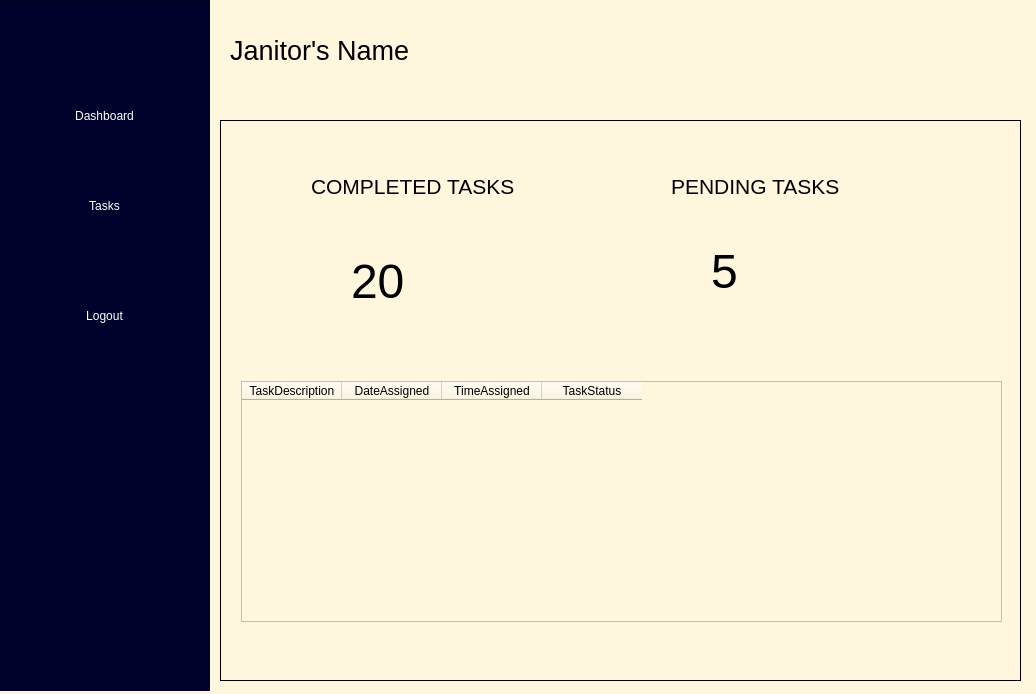
<?xml version="1.0" encoding="UTF-8"?>
<ui version="4.0">
 <class>Dialog</class>
 <widget class="QDialog" name="Dialog">
  <property name="geometry">
   <rect>
    <x>0</x>
    <y>0</y>
    <width>1036</width>
    <height>694</height>
   </rect>
  </property>
  <property name="windowTitle">
   <string>Dialog</string>
  </property>
  <property name="styleSheet">
   <string notr="true">background-color:rgb(254, 246, 221)</string>
  </property>
  <widget class="QFrame" name="frame">
   <property name="geometry">
    <rect>
     <x>-1</x>
     <y>0</y>
     <width>211</width>
     <height>691</height>
    </rect>
   </property>
   <property name="styleSheet">
    <string notr="true">background-color:rgb(1,2,44)</string>
   </property>
   <property name="frameShape">
    <enum>QFrame::StyledPanel</enum>
   </property>
   <property name="frameShadow">
    <enum>QFrame::Raised</enum>
   </property>
   <widget class="QPushButton" name="pushButton">
    <property name="geometry">
     <rect>
      <x>0</x>
      <y>80</y>
      <width>211</width>
      <height>71</height>
     </rect>
    </property>
    <property name="styleSheet">
     <string notr="true">color:white;
font: 16pt &quot;MS Shell Dlg 2&quot;;</string>
    </property>
    <property name="text">
     <string>Dashboard</string>
    </property>
    <property name="flat">
     <bool>true</bool>
    </property>
   </widget>
   <widget class="QPushButton" name="pushButton_2">
    <property name="geometry">
     <rect>
      <x>0</x>
      <y>170</y>
      <width>211</width>
      <height>71</height>
     </rect>
    </property>
    <property name="styleSheet">
     <string notr="true">color:white;
font: 16pt &quot;MS Shell Dlg 2&quot;;</string>
    </property>
    <property name="text">
     <string>Tasks</string>
    </property>
    <property name="flat">
     <bool>true</bool>
    </property>
   </widget>
   <widget class="QPushButton" name="pushButton_3">
    <property name="geometry">
     <rect>
      <x>0</x>
      <y>280</y>
      <width>211</width>
      <height>71</height>
     </rect>
    </property>
    <property name="styleSheet">
     <string notr="true">color:white;
font: 16pt &quot;MS Shell Dlg 2&quot;;</string>
    </property>
    <property name="text">
     <string>Logout</string>
    </property>
    <property name="flat">
     <bool>true</bool>
    </property>
   </widget>
  </widget>
  <widget class="QStackedWidget" name="stackedWidget">
   <property name="geometry">
    <rect>
     <x>220</x>
     <y>120</y>
     <width>801</width>
     <height>561</height>
    </rect>
   </property>
   <property name="frameShape">
    <enum>QFrame::Box</enum>
   </property>
   <widget class="QWidget" name="pageDashboard">
    <widget class="QLabel" name="label_2">
     <property name="geometry">
      <rect>
       <x>90</x>
       <y>40</y>
       <width>221</width>
       <height>51</height>
      </rect>
     </property>
     <property name="font">
      <font>
       <pointsize>16</pointsize>
      </font>
     </property>
     <property name="text">
      <string>COMPLETED TASKS</string>
     </property>
    </widget>
    <widget class="QLabel" name="label_3">
     <property name="geometry">
      <rect>
       <x>450</x>
       <y>40</y>
       <width>221</width>
       <height>51</height>
      </rect>
     </property>
     <property name="font">
      <font>
       <pointsize>16</pointsize>
      </font>
     </property>
     <property name="text">
      <string>PENDING TASKS</string>
     </property>
    </widget>
    <widget class="QLabel" name="label_4">
     <property name="geometry">
      <rect>
       <x>130</x>
       <y>120</y>
       <width>81</width>
       <height>81</height>
      </rect>
     </property>
     <property name="font">
      <font>
       <pointsize>36</pointsize>
      </font>
     </property>
     <property name="text">
      <string>20</string>
     </property>
    </widget>
    <widget class="QLabel" name="label_5">
     <property name="geometry">
      <rect>
       <x>490</x>
       <y>110</y>
       <width>81</width>
       <height>81</height>
      </rect>
     </property>
     <property name="font">
      <font>
       <pointsize>36</pointsize>
      </font>
     </property>
     <property name="text">
      <string>5</string>
     </property>
    </widget>
    <widget class="QTableWidget" name="tableWidget">
     <property name="geometry">
      <rect>
       <x>20</x>
       <y>260</y>
       <width>761</width>
       <height>241</height>
      </rect>
     </property>
     <column>
      <property name="text">
       <string>TaskDescription</string>
      </property>
     </column>
     <column>
      <property name="text">
       <string>DateAssigned</string>
      </property>
     </column>
     <column>
      <property name="text">
       <string>TimeAssigned</string>
      </property>
     </column>
     <column>
      <property name="text">
       <string>TaskStatus</string>
      </property>
     </column>
    </widget>
   </widget>
   <widget class="QWidget" name="pageTasks">
    <widget class="QGroupBox" name="groupBox">
     <property name="geometry">
      <rect>
       <x>20</x>
       <y>20</y>
       <width>761</width>
       <height>321</height>
      </rect>
     </property>
     <property name="title">
      <string>List Of Tasks</string>
     </property>
     <widget class="QTableWidget" name="tableWidget_2">
      <property name="geometry">
       <rect>
        <x>20</x>
        <y>30</y>
        <width>631</width>
        <height>281</height>
       </rect>
      </property>
      <column>
       <property name="text">
        <string>TaskDescription</string>
       </property>
      </column>
      <column>
       <property name="text">
        <string>DateAssigned</string>
       </property>
      </column>
      <column>
       <property name="text">
        <string>TimeAssigned</string>
       </property>
      </column>
      <column>
       <property name="text">
        <string>TaskStatus</string>
       </property>
      </column>
     </widget>
     <widget class="QPushButton" name="pushButton_4">
      <property name="geometry">
       <rect>
        <x>660</x>
        <y>70</y>
        <width>91</width>
        <height>41</height>
       </rect>
      </property>
      <property name="text">
       <string>All</string>
      </property>
     </widget>
     <widget class="QPushButton" name="pushButton_5">
      <property name="geometry">
       <rect>
        <x>660</x>
        <y>130</y>
        <width>91</width>
        <height>41</height>
       </rect>
      </property>
      <property name="text">
       <string>Completed</string>
      </property>
     </widget>
     <widget class="QPushButton" name="pushButton_6">
      <property name="geometry">
       <rect>
        <x>660</x>
        <y>190</y>
        <width>91</width>
        <height>41</height>
       </rect>
      </property>
      <property name="text">
       <string>Pending</string>
      </property>
     </widget>
     <widget class="QPushButton" name="pushButton_7">
      <property name="geometry">
       <rect>
        <x>660</x>
        <y>240</y>
        <width>91</width>
        <height>41</height>
       </rect>
      </property>
      <property name="text">
       <string>Update</string>
      </property>
     </widget>
    </widget>
    <widget class="QGroupBox" name="groupBox_2">
     <property name="geometry">
      <rect>
       <x>20</x>
       <y>360</y>
       <width>761</width>
       <height>161</height>
      </rect>
     </property>
     <property name="title">
      <string>Task Details</string>
     </property>
     <widget class="QLabel" name="label_6">
      <property name="geometry">
       <rect>
        <x>20</x>
        <y>30</y>
        <width>111</width>
        <height>31</height>
       </rect>
      </property>
      <property name="text">
       <string>Task Description</string>
      </property>
     </widget>
     <widget class="QLabel" name="label_7">
      <property name="geometry">
       <rect>
        <x>20</x>
        <y>90</y>
        <width>111</width>
        <height>31</height>
       </rect>
      </property>
      <property name="text">
       <string>DateAssigned</string>
      </property>
     </widget>
     <widget class="QLineEdit" name="lineEdit">
      <property name="geometry">
       <rect>
        <x>120</x>
        <y>30</y>
        <width>251</width>
        <height>31</height>
       </rect>
      </property>
     </widget>
     <widget class="QLineEdit" name="lineEdit_2">
      <property name="geometry">
       <rect>
        <x>120</x>
        <y>90</y>
        <width>251</width>
        <height>31</height>
       </rect>
      </property>
     </widget>
     <widget class="QLabel" name="label_8">
      <property name="geometry">
       <rect>
        <x>390</x>
        <y>90</y>
        <width>111</width>
        <height>31</height>
       </rect>
      </property>
      <property name="text">
       <string>DateAssigned</string>
      </property>
     </widget>
     <widget class="QLineEdit" name="lineEdit_3">
      <property name="geometry">
       <rect>
        <x>490</x>
        <y>30</y>
        <width>251</width>
        <height>31</height>
       </rect>
      </property>
     </widget>
     <widget class="QLineEdit" name="lineEdit_4">
      <property name="geometry">
       <rect>
        <x>490</x>
        <y>90</y>
        <width>251</width>
        <height>31</height>
       </rect>
      </property>
     </widget>
     <widget class="QLabel" name="label_9">
      <property name="geometry">
       <rect>
        <x>390</x>
        <y>30</y>
        <width>111</width>
        <height>31</height>
       </rect>
      </property>
      <property name="text">
       <string>Task Description</string>
      </property>
     </widget>
     <zorder>label_6</zorder>
     <zorder>label_7</zorder>
     <zorder>lineEdit</zorder>
     <zorder>lineEdit_2</zorder>
     <zorder>label_8</zorder>
     <zorder>lineEdit_4</zorder>
     <zorder>label_9</zorder>
     <zorder>lineEdit_3</zorder>
    </widget>
   </widget>
  </widget>
  <widget class="QLabel" name="label">
   <property name="geometry">
    <rect>
     <x>230</x>
     <y>30</y>
     <width>771</width>
     <height>41</height>
    </rect>
   </property>
   <property name="font">
    <font>
     <pointsize>20</pointsize>
    </font>
   </property>
   <property name="text">
    <string>Janitor's Name</string>
   </property>
  </widget>
 </widget>
 <resources/>
 <connections/>
</ui>
